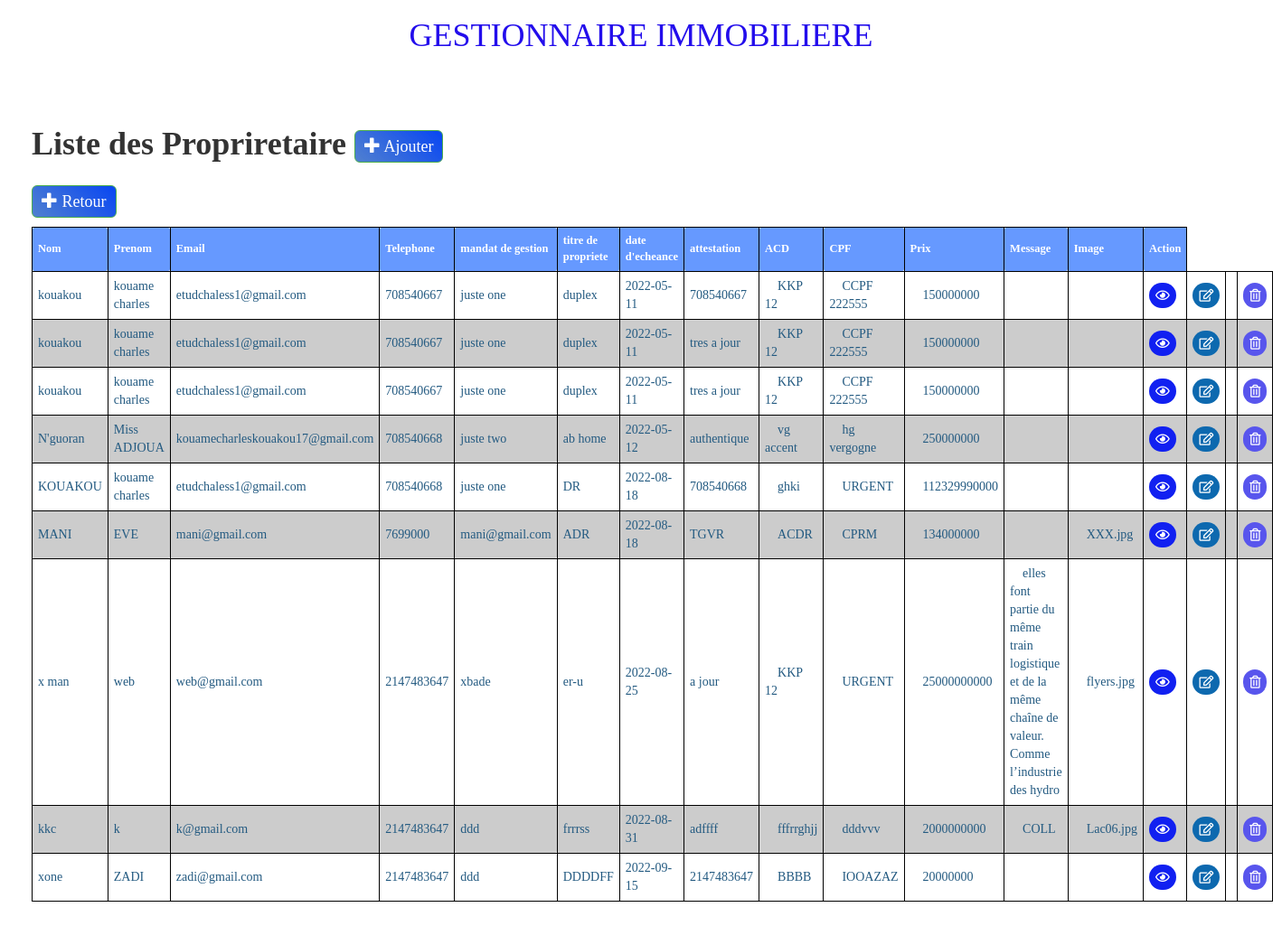
Page /admin/proprietaireint.php on the committed database.
### tables this page shows
CREATE TABLE IF NOT EXISTS `proprietaire` (
  `id_proprietaire` int(100) NOT NULL AUTO_INCREMENT,
  `nom` text NOT NULL,
  `penom` text NOT NULL,
  `email` varchar(100) NOT NULL,
  `telephone` int(100) NOT NULL,
  `mandat_de_gestion` varchar(250) NOT NULL,
  `titre_de_propriete` varchar(250) NOT NULL,
  `date_echeance` date NOT NULL,
  `attestation` varchar(250) NOT NULL,
  `ACD` varchar(250) NOT NULL,
  `CPF` varchar(250) NOT NULL,
  `prix` varchar(250) NOT NULL,
  `message` varchar(120) NOT NULL,
  `image` varchar(100) NOT NULL,
  PRIMARY KEY (`id_proprietaire`)
);

### admin/proprietaireint.php (the view, shortened to what this page needs)
<!DOCTYPE html>
<html>
    <head>
        <link rel="stylesheet" href="https://maxcdn.bootstrapcdn.com/bootstrap/3.3.6/css/bootstrap.min.css">
        <link href="https://cdnjs.cloudflare.com/ajax/libs/font-awesome/5.13.0/css/all.min.css" rel="stylesheet">
        <link rel="stylesheet" href="../css/styles.css">
      </head>
    <body>
        <h1 class="text-logo text-center"> GESTIONNAIRE IMMOBILIERE </h1>
        <div class="container admin">
            <div class="row">
                <h1><strong>Liste des Propriretaire </strong><a href="proprietaire.php" class="btn btn-success btn-lg"><span class="glyphicon glyphicon-plus"></span> Ajouter</a></h1>
                <h1><strong></strong><a href="../admin.php" class="btn btn-success btn-lg"><span class="glyphicon glyphicon-plus"></span> Retour</a></h1>
                            <table class="rendez-vous">
                              <thead>
                                <td>Nom</td>
                                <td>Prenom</td>
                                <td>Email</td>
                                <td>Telephone</td>
                                <td>mandat de gestion</td>
                                <td>titre de propriete</td>
                                <td>date d'echeance</td>
                                <td>attestation</td>
                                <td>ACD</td>
                                <td>CPF</td>
                                <td>Prix</td>
                                <td>Message</td>
                                <td>Image</td>
                                <td>Action</td>
                              </thead>
                              <tbody>
                              <?php
                        $db = Database::connect();
                        $statement = $db->query("SELECT `id_proprietaire`, `nom`, `penom`, `email`, `telephone`, `mandat_de_gestion`, `titre_de_propriete`, `date_echeance`, `attestation`, `ACD`, `CPF`, `prix`, `message`, `image` FROM `proprietaire` ");
                      while($proprietaire = $statement->fetch())
                        {
                        echo '<tr>';
                        echo '<td>' . $proprietaire['nom'] . '</td>';
                        echo '<td>' . $proprietaire['penom'] . '</td>';
                        echo '<td>' . $proprietaire['email'] . '</td>';
                        echo '<td>' . $proprietaire['telephone'] . '</td>';
                        echo '<td>' . $proprietaire['mandat_de_gestion'] . '</td>';
                        echo '<td>' . $proprietaire['titre_de_propriete'] . '</td>';
                        echo '<td>' . $proprietaire['date_echeance'] . '</td>';
                        echo '<td>' . $proprietaire['attestation'] . '</td>';
                        echo '<td><i class=""></i>' . $proprietaire['ACD'] . '</td>';
                        echo '<td> <i class=""></i>' . $proprietaire['CPF'] . '</td>';
                        echo '<td> <i class=""></i>' . $proprietaire['prix'] . '</td>';
                        echo '<td> <i class=""></i>' . $proprietaire['message'] . '</td>';
                        echo '<td> <i class=""></i>' . $proprietaire['image'] . '</td>';
                        echo '<td> <a  href="visualisationpropriet.php?id_proprietaire='.$proprietaire['id_proprietaire'].'"><i class="far fa-eye"></i></td></a>';
                        echo '<td> <a  href="updatepropriet.php?id_proprietaire='.$proprietaire['id_proprietaire'].'"><i class="far fa-edit"></i></td></a>';
                        echo '<td> <td> <a href="supprimerpropriet.php?id_proprietaire='.$proprietaire['id_proprietaire'].'"><i class="far fa-trash-alt"></i> </td></a>';
                         echo '</tr>';
                        }
                          ?>
                           </tbody>
                          </table>
            </div>
        </div>
    </body>
</html>

### css/styles.css (style rules this page uses)
* { margin: 0; padding: 0; box-sizing: border-box; font-family: 'poppins', 'sans-serif'; }
body { background: url(../images/); }
.text-center { color: #230dec; }
.container { position: relative; width: 100%; }
.btn { padding: 5px 10px; background: linear-gradient(45deg, #47ce, #0846f3); color: #fff; text-decoration: none; text-align: center; }
table { margin-top: 10px; width: 100%; border-collapse: collapse; }
thead td { font-weight: 600; color: #333; }
table tr { border-bottom: 1px solid rgba(0, 0, 0, 0.1); }
table tbody tr:last-child { border-bottom: none; }
td { padding: 9px 5px; }
td i { padding: 7px; color: #fff; border-radius: 50px; }
.fa-eye { background: #1120f1; }
.fa-edit { background: #0d69af; }
.fa-trash-alt { background: #5855ed; }
.admin { background: #fff; padding: 50px; border-radius: 10px; }

### admin/proprietaireint.php (style rules this page uses)
body { background-image: url(images/1440.jpg); background-size: cover; background-attachment: fixed; font-family: new time roman; }
tbody { text-align: left; color: #235a81; border-radius: 2px; border: 0.5px solid #000; }
tr { background: #ccc; }
tr:nth-child(odd) { background: #fff; }
thead td { background: #6699FF; font-size: 12.5px; color:#fff; border-radius: 2px; border: 0.5px solid #000; padding 15px; }
tr td { padding: 6px; border-radius: 2px; border: 0.5px solid #000; }

### rows in the picture
proprietaire: nom "kouakou", penom "kouame charles", email "etudchaless1@gmail.com", telephone "708540667", mandat_de_gestion "juste one", titre_de_propriete "duplex", date_echeance "2022-05-11", attestation "708540667", ACD "KKP 12", CPF "CCPF 222555", prix "150000000"
proprietaire: nom "kouakou", penom "kouame charles", email "etudchaless1@gmail.com", telephone "708540667", mandat_de_gestion "juste one", titre_de_propriete "duplex", date_echeance "2022-05-11", attestation "tres a jour", ACD "KKP 12", CPF "CCPF 222555", prix "150000000"
proprietaire: nom "kouakou", penom "kouame charles", email "etudchaless1@gmail.com", telephone "708540667", mandat_de_gestion "juste one", titre_de_propriete "duplex", date_echeance "2022-05-11", attestation "tres a jour", ACD "KKP 12", CPF "CCPF 222555", prix "150000000"
proprietaire: nom "N'guoran", penom "Miss ADJOUA", email "kouamecharleskouakou17@gmail.com", telephone "708540668", mandat_de_gestion "juste two", titre_de_propriete "ab home", date_echeance "2022-05-12", attestation "authentique", ACD "vg accent", CPF "hg vergogne", prix "250000000"
proprietaire: nom "KOUAKOU", penom "kouame charles", email "etudchaless1@gmail.com", telephone "708540668", mandat_de_gestion "juste one", titre_de_propriete "DR", date_echeance "2022-08-18", attestation "708540668", ACD "ghki", CPF "URGENT", prix "112329990000"
proprietaire: nom "MANI", penom "EVE", email "mani@gmail.com", telephone "7699000", mandat_de_gestion "mani@gmail.com", titre_de_propriete "ADR", date_echeance "2022-08-18", attestation "TGVR", ACD "ACDR", CPF "CPRM", prix "134000000", image "XXX.jpg"
proprietaire: nom "x man", penom "web", email "web@gmail.com", telephone "2147483647", mandat_de_gestion "xbade", titre_de_propriete "er-u", date_echeance "2022-08-25", attestation "a jour", ACD "KKP 12", CPF "URGENT", prix "25000000000", message "elles font partie du même train logistique et de la même chaîne de valeur. Comme l’industrie des hydro", image "flyers.jpg"
proprietaire: nom "kkc", penom "k", email "k@gmail.com", telephone "2147483647", mandat_de_gestion "ddd", titre_de_propriete "frrrss", date_echeance "2022-08-31", attestation "adffff", ACD "fffrrghjj", CPF "dddvvv", prix "2000000000", message "COLL", image "Lac06.jpg"
proprietaire: nom "xone", penom "ZADI", email "zadi@gmail.com", telephone "2147483647", mandat_de_gestion "ddd", titre_de_propriete "DDDDFF", date_echeance "2022-09-15", attestation "2147483647", ACD "BBBB", CPF "IOOAZAZ", prix "20000000"
